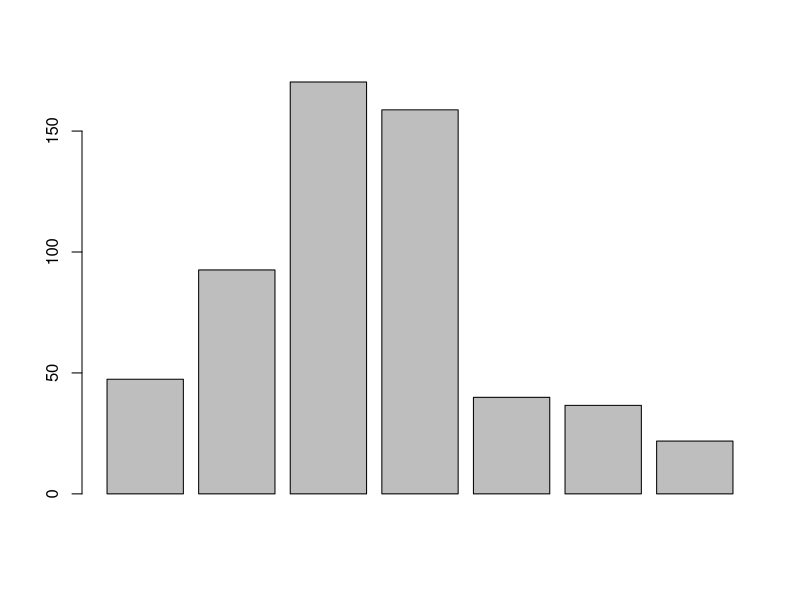
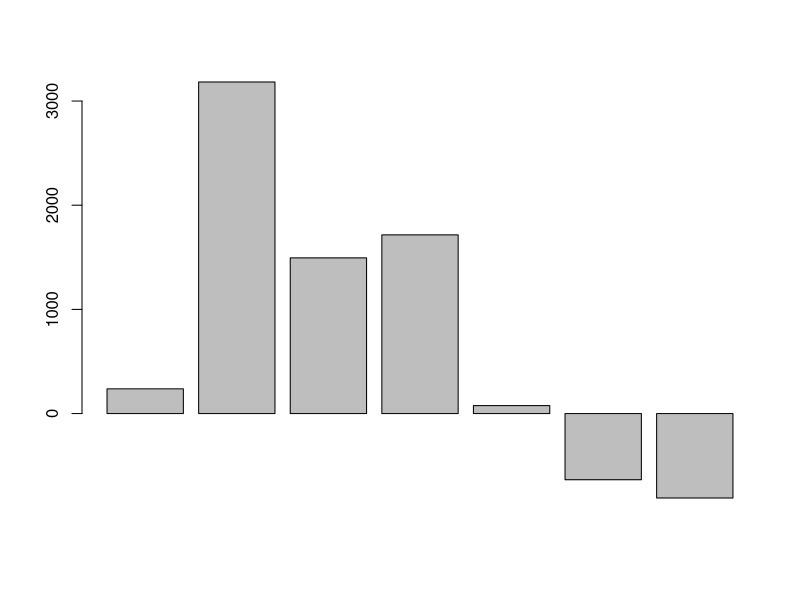
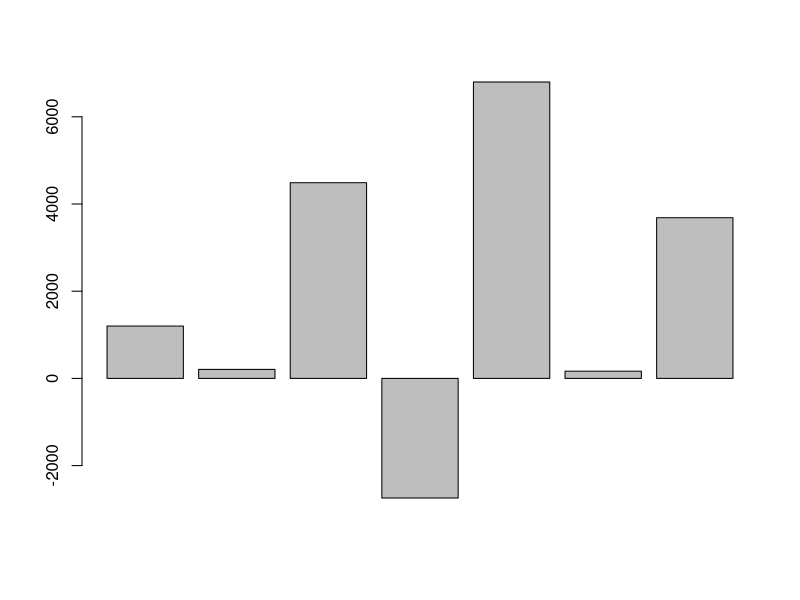
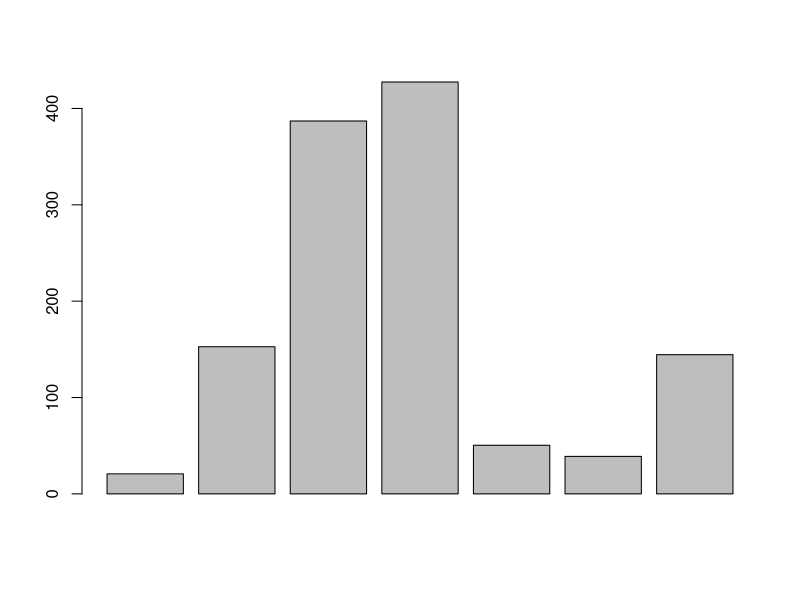
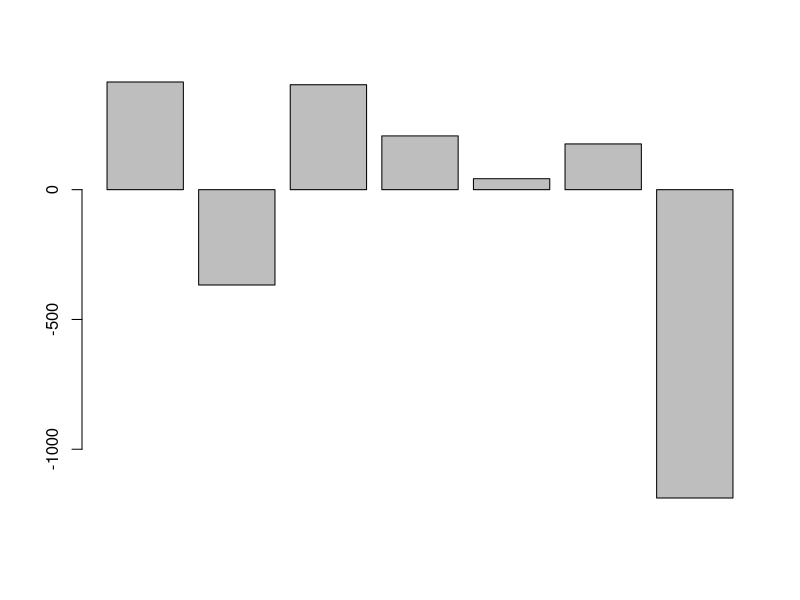
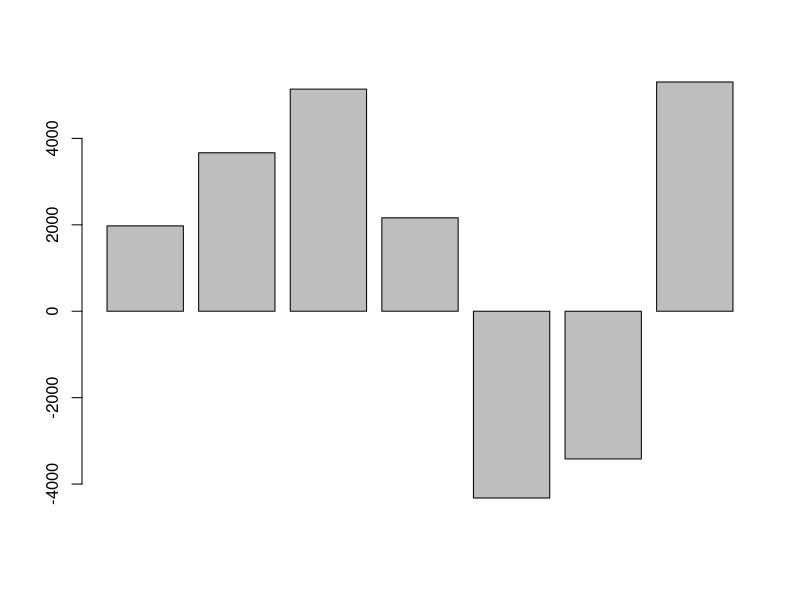

The R source for these figures, in order: (Note: this script raises an error after producing the figures.)

# 1) purrr basics - a refresher

library(tidyverse)

# Repcap - intro  ---------------------------------------------------------

# purrr: map( .x, .f, ...) / for each element of .x do .f

#visit2015 <- read_csv2( "dataStMalo.csv")

list <- list( a = rnorm(10,1,1), b = rnorm(100,10,2))


map(list, sum)

map( list , function(x) {sum(x)})

# dbl
map_dbl( list , sum)


## With two arguments
map2(list, list, function(x,y) {sum(x,y)})


## More than two elements ->

flere_lister <- list( list, list, list)


pmap(flere_lister, function(...) {sum(...)})

# A sum fra alle listene:
pmap_dbl(flere_lister, function(...) {sum(...)})



# Exercise  ---------------------------------------------------------------

# Vektorer:
visit_a <-  c(1,5,6,8,3,1,4)
visit_b <-  c(12,51,26,48,13,21,54)

to_day <- function(x) {x*24}

all_visit <- list(visit_a, visit_b)

# map
all_visit_converted <- map(all_visit, to_day)

map_dbl(all_visit_converted, mean)

#### Three days, converted
visit_c <- c(100:106)

all_tests <- list(visit_a,visit_b,visit_c)
#
map(all_tests, function(x) {x*24*rnorm(length(x),1,1)}) %>% 
  map(function(.x) {barplot(.x)})

# Without print on the screen
map(all_tests, function(x) {x*24*rnorm(length(x),1,1)}) %>% 
  walk(function(.x) {barplot(.x)})

## The sum of each element: 
all_test_day <- map(all_tests , to_day)
pmap( all_test_day, function(...){sum(...)})

# Eqvivalent to:
all_test_day[[1]][1] + all_test_day[[2]][1] + all_test_day[[3]][1]





# Intro to mappers --------------------------------------------------------

# fucus on .f: Can be 3: function, "n" or number

#1) Anonymous function;

map_dbl( visit_a, ~ round(mean(.x)*10))

map2_dbl( visit_a, visit_b, ~ .x + .y)

map2_dbl( visit_a, visit_b, ~ ..1 + ..2)


# as_mapper

round_mean <- as_mapper(~round(mean(.x)))

round_mean( c(1.9,5.222, 9.9,5.9))

# In map:
map_dbl(visit_a, as_mapper(~.x*24))



# Set_names to list -------------------------------------------------------

mnd_visit <- function( per_mnd = 1,  min = 10, max = 40) {
  visit_a <- list()
  
  for(i in 1:12) {
    visit_a[[i]] <- runif(per_mnd, min = min, max = max);
  }  
  
  return(visit_a)
}

visit_2015 <- mnd_visit(per_mnd = 10, min = 5, max = 40)

visit_2016 <- mnd_visit(per_mnd = 15, min = 5, max = 40)


visit_2015

mean_mnd_2015 <- map(visit_2015, function(x) { round(mean(x), 0) })


# Set name:
  # Null names:
names(mean_mnd_2015)


length(mean_mnd_2015)

# first arg. need to be the same length as the secound.
mean_mnd_2015 <- set_names(mean_mnd_2015, month.abb)

names(mean_mnd_2015)


# Set names in a map:

mean_mnd_2016 <- mnd_visit(per_mnd = 30)
mean_mnd_2017 <- mnd_visit(per_mnd = 40)


names(mean_mnd_2016)


all_mean_visit <- list(mean_mnd_2015, mean_mnd_2016, mean_mnd_2017)

all_mean_visit <-
  # all year visit as list input.
  map(all_mean_visit, function(x) {
    # Extrapt each list from x
    map(x, function(x) {
      # mean all element in each list
      mean(x)
    })
  })


# Look at the new list:
all_mean_visit[[2]]


# give name to each mean_mnd/list


all_mean_visit <-map(all_mean_visit, function(x) {set_names(x, month.abb)})


for(i in 1:length(all_mean_visit) ){
  print(str_c("Element ", i, " med navnene på elementene:"))
  print(names(all_mean_visit[[i]]))
}


## When need to extract only elements that satisfy a condtion, use keep

# ex. which month has over 25 visits?

visit_2015 <- set_names(visit_2015, month.abb)

over_22 <- keep( visit_2015, function(x) {mean(x) > 22 })

names(over_22)

# As mapper:

limits <- as_mapper(~mean(.x) > 22)

visit_2016 <- set_names(visit_2016, month.abb)

over_22 <- keep(visit_2016, limits)

under_22 <- discard(visit_2016, limits)

names(over_22)
names(under_22)

## Keep, discard with map:

head(iris);head(airquality)

df_list <- list(iris, airquality)

#
map( df_list, function(x) {head(x, n = 12)} )


map( df_list, function(x) { head(keep(x, is.factor))} )

map( df_list, ~head(keep(.x, is.factor)))


## Example three:
all_visits <- list( c(100,22, 102, 103, 120,200, 100), 
                    c(100,22, 20, 103, 90,240, 100),
                    c(100,22, 2, 30, 110,101, 110))


# Create a mapper that test if .x is more than 100 
is_more_than_hundred <- as_mapper(~ .x > 100)


# Use this mapper with keep() on the all_visits object 
map(all_visits, ~ keep(.x, is_more_than_hundred))

# Use the  day vector to set names to all_list
day <- c("mon", "tue", "wed", "thu", "fri", "sat", "sun")
full_visits_named <- map(all_visits, ~ set_names(.x, day))

# Use this mapper with keep() 
map(full_visits_named, ~ keep(.x, is_more_than_hundred))



# example 4: Set_name, test if x > 100, and than filter group unde --------
# Set the name of each subvector
day <- c("mon", "tue", "wed", "thu", "fri", "sat", "sun")
all_visits_named <- map(all_visits, ~ set_names(.x, day))

# Create a mapper that will test if .x is over 100 
threshold <- as_mapper( ~.x >100)

# Run this mapper on the all_visits_named object: group_over
group_over <- map(all_visits_named, ~ keep(.x, threshold))

# Run this mapper on the all_visits_named object: group_under
group_under <-  map(all_visits_named, ~ discard(.x, threshold))




# Predicates --------------------------------------------------------------

# predicate return TRUE or FALSE -> test of condiction

# example: keep and discards -> return true and false
# other:
  # every -> test every elements, if they meet a condtion

visit_a
every( visit_a, function(x) { x > 2})

every( visit_a, ~.x > 0)

  # some -> test if some elements meet conditon
some( visit_a , ~.x == 0)

some( visit_a , ~.x != 0)

# Create a threshold variable, set it to 160
threshold <- 160

# Create a mapper that tests if .x is over the defined threshold
over_threshold <- as_mapper(~ .x > threshold)

# Are all elements in every all_visits vectors over the defined threshold? 
map(all_visits, ~ every(.x, over_threshold))

# Are some elements in every all_visits vectors over the defined threshold? 
map(all_visits, ~ some(.x, over_threshold))



# Functional programming in R ---------------------------------------------

#impure function
Sys.time()

# pure
nrow()


# side effect
plot(iris)

# adverbs 
possibly()

# if fail, return result and error
safely()

# Example:

map(list(2,"a"), log )

# use saftly -> tell result or error
map(list(2, "a"), safely(log))

# More: print only error or result
map(list(2, "a"), safely(log)) %>% map("result")

map(list(2, "a"), safely(log)) %>% map("error")



















